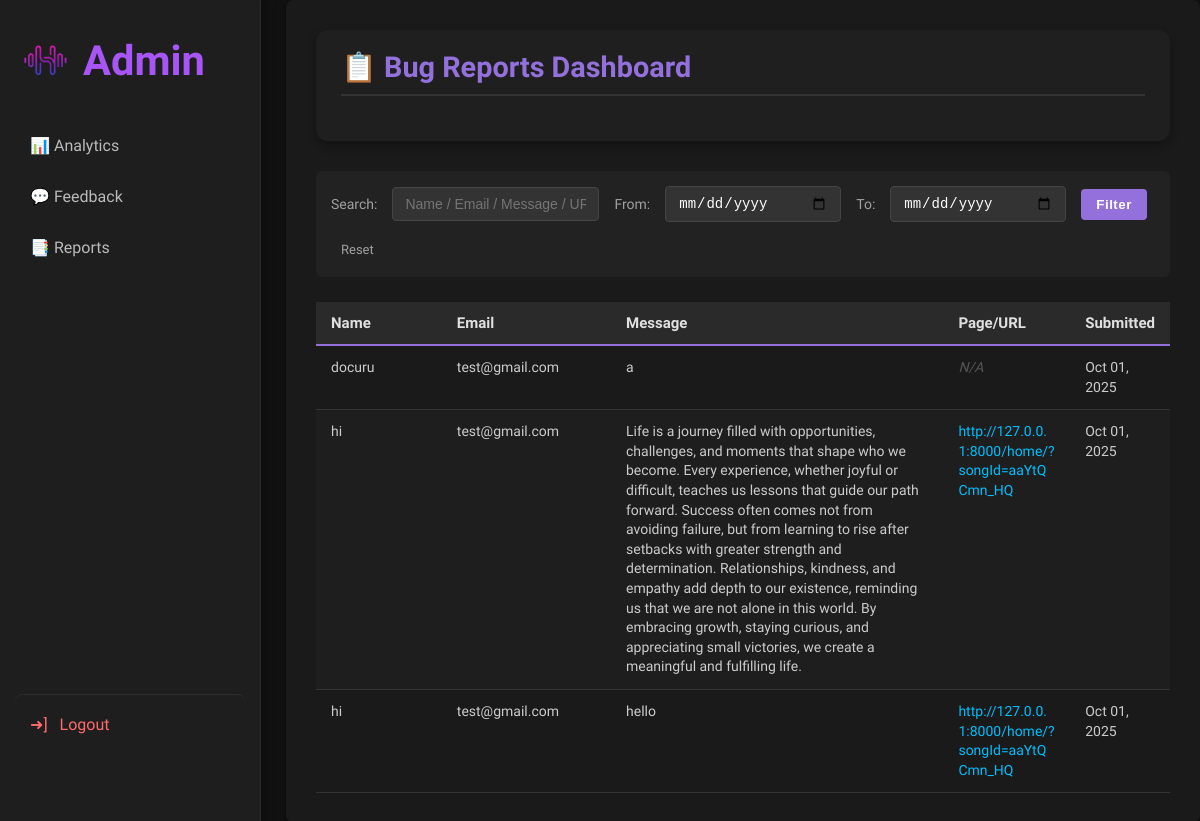
/reports-dashboard/, run on the app's committed database.
### hibiki/models.py (models this page shows, shortened)
class Report(models.Model):
    name = models.CharField(max_length=150)
    email = models.EmailField()
    message = models.TextField()
    url = models.URLField(blank=True, null=True)  # optional
    created_at = models.DateTimeField(auto_now_add=True)

### hibiki/views.py (the view, shortened to what this page needs)
# urls.py: path("reports-dashboard/", views.reports_dashboard, name="reports_dashboard"),
def reports_dashboard(request):
    reports = Report.objects.all().order_by('-created_at')
    search = request.GET.get('search')
    from_date = request.GET.get('from_date')
    to_date = request.GET.get('to_date')
    if from_date:
        reports = reports.filter(created_at__date__gte=parse_date(from_date))
    if to_date:
        reports = reports.filter(created_at__date__lte=parse_date(to_date))
    return render(request, "reports_dashboard.html", {
        "reports": reports
    })

### hibiki/templates/reports_dashboard.html (shortened to what this page needs)
{% extends "admin_dashboard.html" %}
{% block content %}
<div class="reports-container">
    <header>
        <h1>📋 Bug Reports Dashboard</h1>
    </header>
    <form method="get" class="filter-form">
        <label for="search">Search:</label>
        <input type="text" name="search" id="search" placeholder="Name / Email / Message / URL"
               value="{{ request.GET.search }}">
        <label for="from_date">From:</label>
        <input type="date" name="from_date" id="from_date" value="{{ request.GET.from_date }}">
        <label for="to_date">To:</label>
        <input type="date" name="to_date" id="to_date" value="{{ request.GET.to_date }}">
        <button type="submit">Filter</button>
        <a href="{% url 'reports_dashboard' %}">Reset</a>
    </form>
    <table>
        <thead>
            <tr>
                <th style="width: 15%;">Name</th>
                <th style="width: 20%;">Email</th>
                <th style="width: 40%;">Message</th>
                <th style="width: 15%;">Page/URL</th>
                <th style="width: 10%;">Submitted</th>
            </tr>
        </thead>
        <tbody>
            {% for report in reports %}
            <tr>
                <td>{{ report.name }}</td>
                <td>{{ report.email }}</td>
                <td>{{ report.message }}</td>
                <td>
                    {% if report.url %}
                        <a href="{{ report.url }}" target="_blank" class="url">{{ report.url }}</a>
                    {% else %}
                        <span>N/A</span>
                    {% endif %}
                </td>
                <td>{{ report.created_at|date:"M d, Y" }}</td>
            </tr>
            {% empty %}
            <tr>
                <td colspan="5" class="empty-row">No reports have been submitted yet.</td>
            </tr>
            {% endfor %}
        </tbody>
    </table>
</div>
{% endblock %}

### hibiki/templates/admin_dashboard.html (shortened to what this page needs)
{% load static %}
<!DOCTYPE html>
<html lang="en">
  <head>
    <link rel="stylesheet" href="{% static 'hibiki/css/global.css' %}" />
    <link rel="stylesheet" href="{% static 'hibiki/css/admin.css' %}" />
  </head>
  <body>
    <div class="sidebar">
      <div class="sidebar-header">
        <h1 class="admin-logo">
          <img
            src="{% static 'hibiki/logo.png' %}"
            alt="Hibiki Logo"
            class="admin-logo-img"
          />
          Admin
        </h1>
        <nav class="side-navbar">
          <a href="{% url 'analytics_dashboard' %}" class="nav-link"
            >📊 Analytics</a
          >
          <a href="{% url 'feedback_dashboard' %}" class="nav-link"
            >💬 Feedback</a
          >
          <a href="{% url 'reports_dashboard' %}" class="nav-link"
            >📑 Reports</a
          >
        </nav>
      </div>
      <div class="sidebar-bottom">
        <a href="{% url 'logout' %}" class="nav-link logout-link"
          >➜] &nbsp; Logout</a
        >
      </div>
    </div>
    {% block content %} {% endblock %}
  </body>
</html>

### hibiki/static/hibiki/css/global.css (style rules this page uses)
* { scrollbar-width: thin; scrollbar-color: #333 transparent; }
:root { --primary-color: #A855F7; --primary-hover: #9333ea; --text-color: #e0e0e0; --text-muted: #a0a0a0; --background-dark: #000; --element-bg: #181818; --sidebar-bg: #0a0a0a; --hover-bg: #2a2a2a; --border-color: #333333; --focus-glow: 0 0 0 3px rgba(168, 85, 247, 0.3); --primary-dark: #7c3aed; --success-color: #1DB954; --focus-glow: 0 0 0 3px rgba(168, 85, 247, 0.3); --secondary-color: #00bcd4; --input-bg: #222222; }
body, html { margin: 0; padding: 0; height: 100%; box-sizing: border-box; color: var(--text-color); font-family: "Inter", sans-serif; }

### hibiki/static/hibiki/css/admin.css (style rules this page uses)
body { background: #121212; color: #f0f0f0; font-family: "Baloo 2", cursive; -webkit-font-smoothing: antialiased; }
.sidebar { width: 260px; background: #1e1e1e; height: 100vh; position: fixed; left: 0; top: 0; display: flex; flex-direction: column; justify-content: space-between; padding: 30px 0; border-right: 1px solid #2c2c2c; box-shadow: 4px 0 10px rgba(0, 0, 0, 0.4); }
.sidebar-header { padding: 0 15px; }
.admin-logo { font-family: "Baloo 2", cursive; font-size: 2.6rem; font-weight: 800; display: flex; align-items: center; gap: 8px; margin-bottom: 30px; padding-right: 20px; color: var(--primary-color); text-align: left; margin: 0 0 30px 0; color: var(--primary-color); display: flex; align-items: center; }
.admin-logo-img { height: 60px; width: auto; }
.side-navbar { display: flex; flex-direction: column; }
.sidebar a.nav-link { display: block; padding: 12px 15px; margin: 4px 0; color: #bbb; text-decoration: none; font-size: 16px; font-weight: 500; border-radius: 8px; transition: background 0.3s ease, color 0.3s ease; }
.sidebar-bottom { padding: 0 15px; margin-bottom: 80px; }
.logout-link { border-top: 1px solid #2c2c2c; margin-top: 20px; padding-top: 20px !important; color: #ff6b6b !important; }
header { background: #1f1f1f; padding: 20px 25px; border-radius: 12px; margin-bottom: 30px; box-shadow: 0 4px 10px rgba(0, 0, 0, 0.3); }
header h1 { margin: 0; font-size: 24px; font-weight: 600; color: #fff; }

### hibiki/templates/reports_dashboard.html (style rules this page uses)
.reports-container { padding: 30px; background-color: #1a1a1a; border-radius: 8px; box-shadow: 0 4px 12px rgba(0, 0, 0, 0.5); color: #e0e0e0; margin-left: 286px; }
header h1 { color: #9370DB; margin-bottom: 25px; padding-bottom: 10px; border-bottom: 2px solid #333; font-size: 1.8em; }
.filter-form { display: flex; gap: 15px; margin-bottom: 25px; align-items: center; flex-wrap: wrap; background-color: #222; padding: 15px; border-radius: 6px; }
.filter-form label { font-size: 14px; color: #a0a0a0; font-weight: 500; }
.filter-form input[type="text"], .filter-form input[type="date"] { background: #333; border: 1px solid #444; padding: 8px 12px; border-radius: 4px; color: #fff; font-size: 14px; transition: border-color 0.3s; min-width: 150px; }
.filter-form button { background:#9370DB;; border: none; padding: 8px 15px; border-radius: 4px; color: #fff; cursor: pointer; font-weight: bold; letter-spacing: 0.5px; transition: background-color 0.3s, transform 0.1s; }
.filter-form a { color: #a0a0a0; font-size: 13px; text-decoration: none; margin-left: 5px; padding: 5px; transition: color 0.3s; }
table { width: 100%; border-collapse: collapse; margin-top: 20px; background-color: #1a1a1a; }
thead th { background-color: #2a2a2a; color: #e0e0e0; text-align: left; padding: 12px 15px; font-size: 15px; border-bottom: 2px solid #9370DB; font-weight: 600; }
tbody tr { border-bottom: 1px solid #333; transition: background-color 0.3s; }
tbody tr:nth-child(even) { background-color: #1e1e1e; }
tbody td { padding: 12px 15px; font-size: 14px; color: #ccc; vertical-align: top; line-height: 1.4; }
td a.url { color: #00BFFF; text-decoration: none; word-break: break-all; }
td span { color: #555; font-style: italic; }

### data on the page
Report: name "docuru", email "test@gmail.com", message "a", shows "N/A", created_at "Oct 01, 2025"
Report: name "hi", email "test@gmail.com", message "Life is a journey filled with opportunities, challenges, and moments that shape who we become. Every experience, whether joyful or difficult, teaches us lessons that guide our path forward. Success often comes not from avoiding failure, but from learning to rise after setbacks with greater strength and determination. Relationships, kindness, and empathy add depth to our existence, reminding us that we are not alone in this world. By embracing growth, staying curious, and appreciating small victories, we create a meaningful and fulfilling life.", url "http://127.0.0.1:8000/home/?songId=aaYtQCmn_HQ", created_at "Oct 01, 2025"
Report: name "hi", email "test@gmail.com", message "hello", url "http://127.0.0.1:8000/home/?songId=aaYtQCmn_HQ", created_at "Oct 01, 2025"
